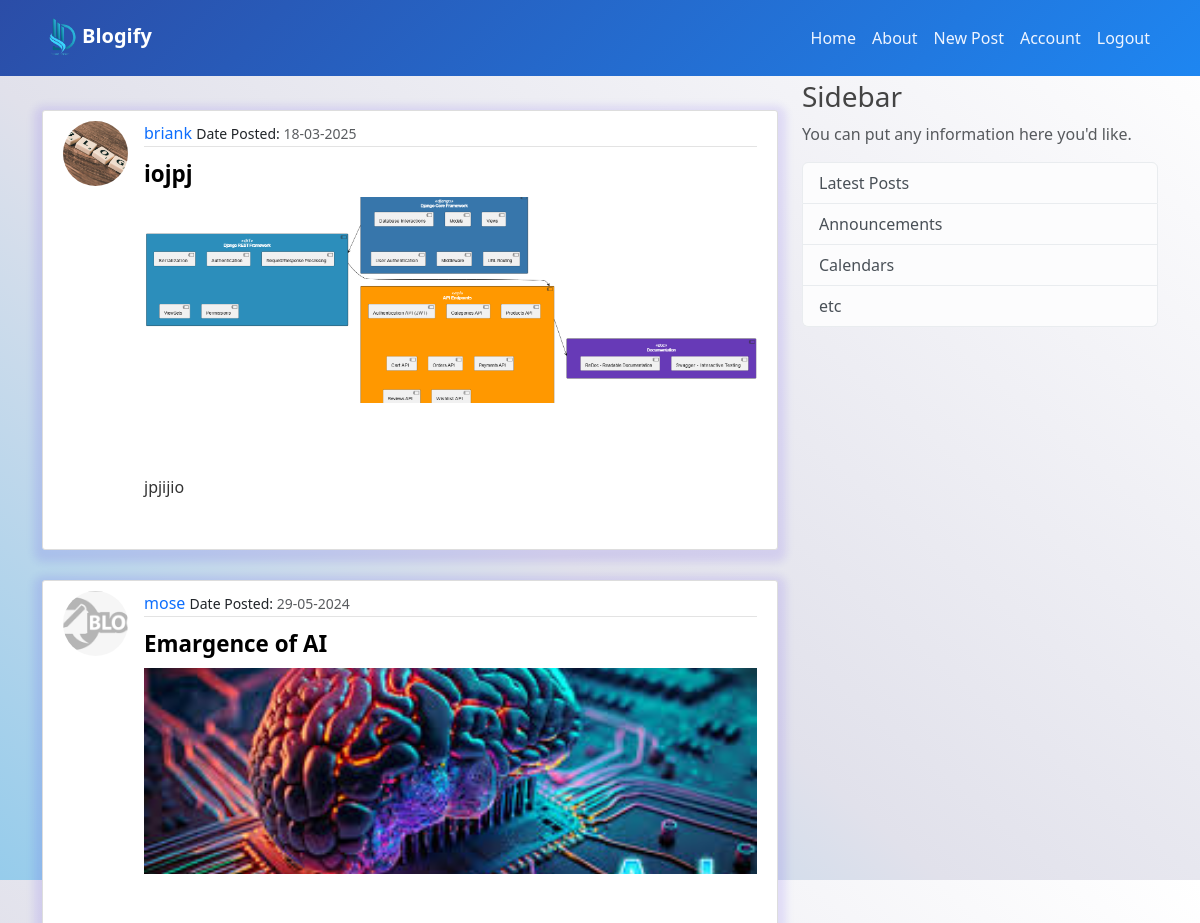
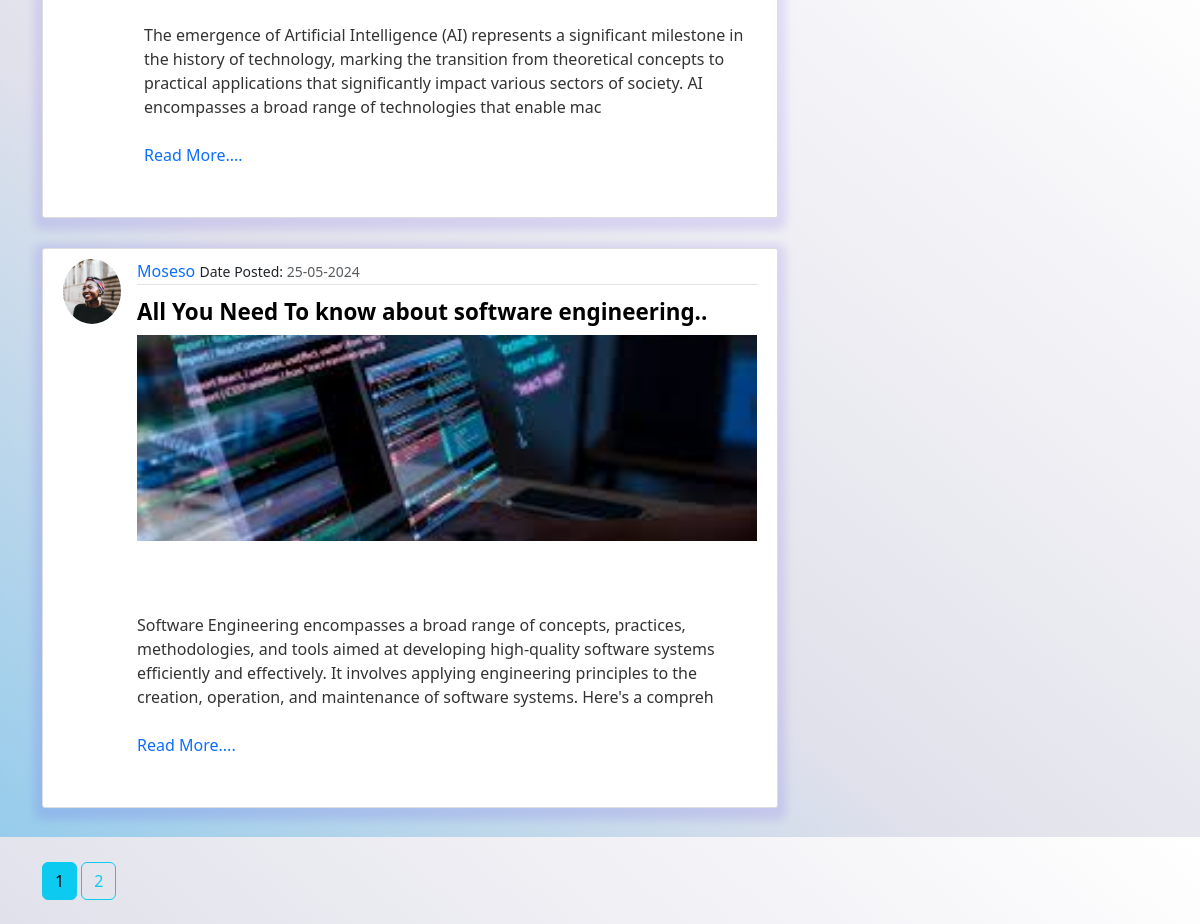
/post (signed in), run on the app's committed database (2 pictures, top to bottom).
### Blogify/model.py (models this page shows, shortened)
class Post(db.Model):
    id = db.Column(db.Integer, primary_key=True)
    title = db.Column(db.String(100), nullable=False)
    image_file = db.Column(db.String(20), nullable=False, default='default.jpg')
    date_posted = db.Column(db.DateTime, nullable=False, default=datetime.utcnow)
    content = db.Column(db.Text, nullable=False)
    user_id = db.Column(db.Integer, db.ForeignKey('user.id'), nullable=False)

class User(db.Model, UserMixin):
    id = db.Column(db.Integer, primary_key=True)
    username = db.Column(db.String(20), unique=True, nullable=False)
    email = db.Column(db.String(120), unique=True, nullable=False)
    image_file = db.Column(db.String(20), nullable=False, default='default.jpg')
    password = db.Column(db.String(60), nullable=False)
    posts = db.relationship('Post', backref='author', lazy=True)

### Blogify/route.py (the view)
@app.route("/post")
def blogPost():
    page = request.args.get('page', 1, type=int)
    posts = Post.query.order_by(Post.date_posted.desc()).paginate(page=page, per_page=3)
    return render_template('posts.html', posts=posts)

### Blogify/model.py (called while the page is built)
@login_manager.user_loader
def load_user(user_id):
    return User.query.get(int(user_id))

### Blogify/templates/posts.html (shortened to what this page needs)
{% extends "main.html" %}
{% block content %}
 {% for post in posts %}
    <article class="media content-section">
      {% if post.author.image_file.startswith('images/') %}
        <img class="rounded-circle article-img" src="{{ url_for('static', filename=post.author.image_file) }}">
      {% else %}
       <img class="rounded-circle article-img" style="object-fit: cover;" src="{{ post.author.image_file }}">
      {% endif %}
        <div class="media-body">
          <div class="article-metadata">
            <a class="mr-2" href="{{ url_for('user_post', username=post.author.username) }}">{{ post.author.username }}</a>
            <small class="text-muted"><span class="text-dark">Date Posted:</span> {{ post.date_posted.strftime('%d-%m-%Y') }}</small>
          </div>
          <h2><a class="article-title text-decoration-none mb-0" href="{{ url_for('post', post_id=post.id) }}">{{ post.title }}</a></h2>
          <img style="width: 100%; object-fit: cover; height: 206px;" src="{{ post.image_file }}" alt="">
          <p class="article-content">
            {% set too_long_threshold = 300 %}
            {% if post.content|length > too_long_threshold %}
              <span class="truncated-content">{{ post.content[:too_long_threshold] }}</span>
              <a href="#" class="toggle-content text-decoration-none" data-full-content="{{ post.content }}">Read More....</a>
            {% else %}
              {{ post.content }}
            {% endif %}
          </p>
        </div>
      </article>
    {% endfor %}
    {% for page_num in posts.iter_pages(left_edge=1, right_edge=1, left_current=1, right_current=2) %}
      {% if page_num %}
        {% if posts.page == page_num %}
          <a class="btn btn-info mb-4 mt-4 text-center" href="{{ url_for('blogPost', page=page_num) }}">{{ page_num }}</a>
        {% else %}
            <a class="btn btn-outline-info mb-4 mt-4" href="{{ url_for('blogPost', page=page_num) }}">{{ page_num }}</a>
        {% endif %}
      {% else %}
        ...
      {% endif %}
    {% endfor %}
{% endblock content %}

### Blogify/static/main.css (style rules this page uses)
:root { --primary: #0463FA; --light: #EFF5FF; --dark: #1B2C51; }
body { background: rgb(255,255,255); background: linear-gradient(220deg, rgba(255,255,255,1) 0%, rgba(225,225,235,1) 58%, rgb(150, 204, 235) 100%); color: #333333; height: 100vh; margin-top: 5rem; }
h1, h2, h3, h4, h5, h6 { color: #444444; }
.media { background: #ffffff; box-shadow: 0 4px 8px 8px rgba(48, 6, 237, 0.1); border: 1px solid #dddddd; border-radius: 3px; margin-bottom: 20px; font-weight: 500; padding: 10px 20px; }
.media { width: 100%; display: flex; margin: 30px auto; }
.media-body { width: 100%; }
.article-title { color: black; text-decoration: none; font-size: 1.4rem; font-weight: 600; }
.article-content { white-space: pre-line; font-weight: 500; }
.article-img { height: 65px; width: 65px; margin-right: 16px; }
.article-metadata { padding-bottom: 1px; margin-bottom: 4px; border-bottom: 1px solid #e3e3e3; }
.article-metadata a { text-decoration: none; }

### data on the page
Post: author.image_file (placeholder picture), author.username "briank", date_posted "18-03-2025", title "iojpj", image_file (picture), content "jpjijio"
Post: author.image_file (placeholder picture), author.username "mose", date_posted "29-05-2024", title "Emargence of AI", image_file (picture), content "The emergence of Artificial Intelligence (AI) represents a significant milestone in the history of technology, marking the transition from theoretical concepts to practical applications that significantly impact various sectors of society. AI encompasses a broad range of technologies that enable mac"
Post: author.image_file (picture), author.username "Moseso", date_posted "25-05-2024", title "All You Need To know about software engineering..", image_file (picture), content "Software Engineering encompasses a broad range of concepts, practices, methodologies, and tools aimed at developing high-quality software systems efficiently and effectively. It involves applying engineering principles to the creation, operation, and maintenance of software systems. Here's a compreh"

### other printed values
{{ page_num }} "1"
{{ page_num }} "2"
